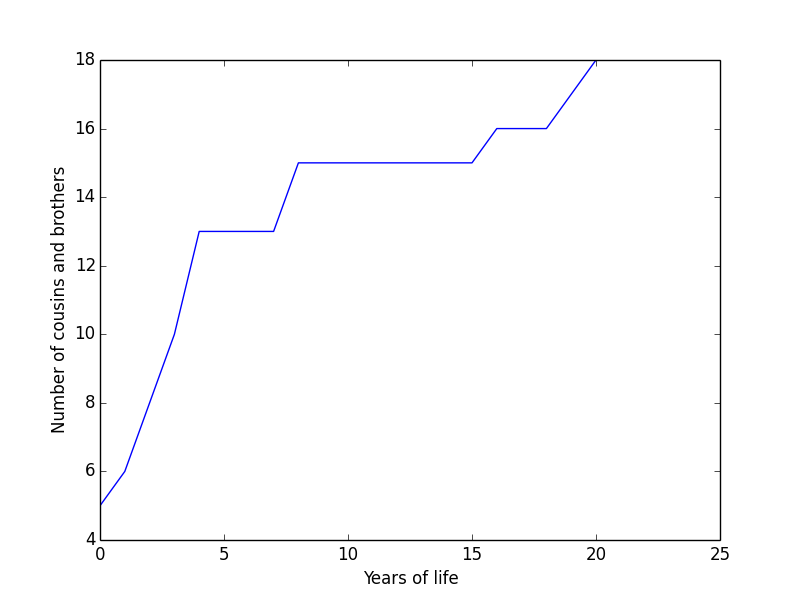

Python code for this plot:
#Python usa librerias como matplotlib con objetos predeterminados como pyplot que tienen propiedades que permiten enviar las instrucciones $
import matplotlib.pyplot as plt
#Construimos el objeto plt introduciendo valores que se grafican contra el numero de entrada. Por ejemplo si queremos graficar el crecimien$
plt.plot([5,6,8,10,13,13,13,13,15,15,15,15,15,15,15,15,16,16,16,17,18,18])
#Con esta isntruccion colocamos un titulo al eje Y de la grafica.
plt.ylabel('Number of cousins and brothers')
plt.xlabel('Years of life')
#Con esta isntruccion guardamos la imagen con el formato que queramos.
plt.savefig('tarea1.png')
#Con esta instruccion mostramos la figura.
plt.show()
